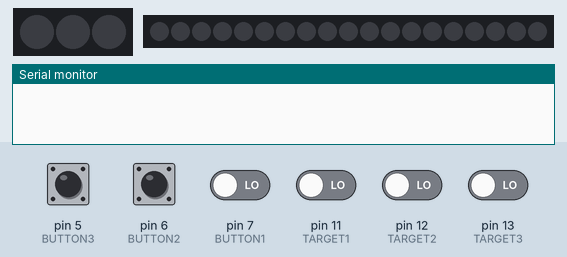
This sketch was run on a simulated Arduino Uno, built with avr-gcc and run on an emulated ATmega328P. Shown: 3 RGB LEDs in strip order, left to right, 19 RGB LEDs in strip order, left to right, the last lines printed to the serial monitor. The inputs (shaded band) are chosen by the test bench; at power-on: pin 5 (BUTTON3), pin 6 (BUTTON2), pin 7 (BUTTON1), pin 11 (TARGET1), pin 12 (TARGET2), pin 13 (TARGET3) LOW. Dim RGB values are drawn brighter than linear.

Above: at 1.2 s.
1.3 s: pin 11 (TARGET1) driven HIGH
At 1.45 s:
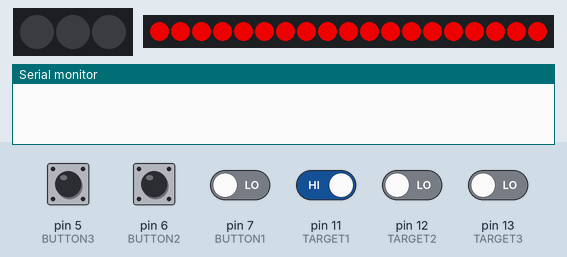
3.7 s: pin 7 (BUTTON1) driven HIGH
At 6.18 s:
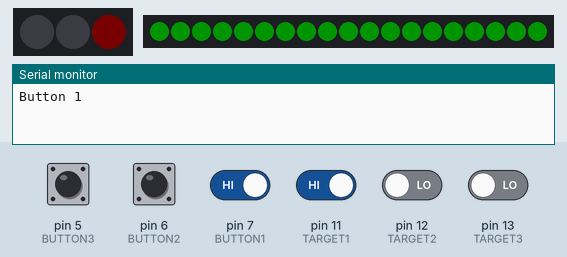
6.7 s: pin 12 (TARGET2) driven HIGH
At 7.95 s:
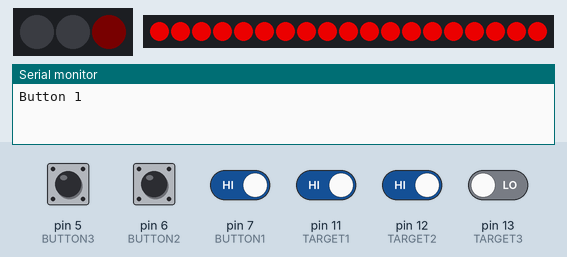
9.7 s: pin 6 (BUTTON2) pulled HIGH for 0.15 s
At 10.17 s:
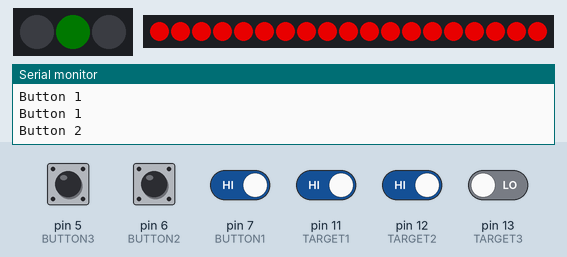
12.4 s: pin 13 (TARGET3) driven HIGH
15.1 s: pin 11 (TARGET1) driven LOW
At 18.15 s:
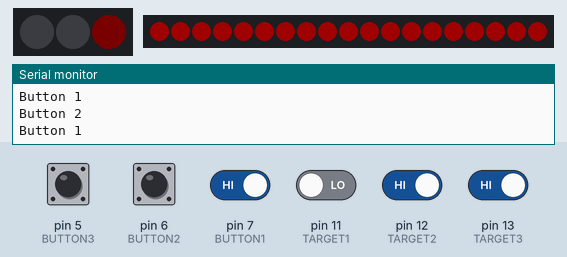
Timing chart, 0 to 18.9 s (numbered marks = the images above; inputs shaded):
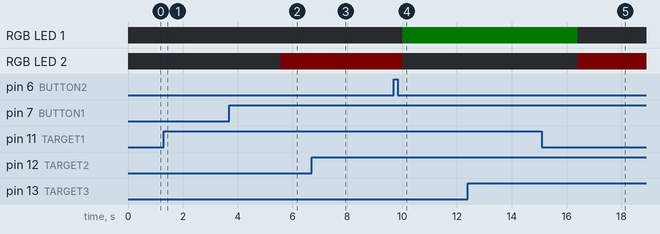

Measured:
- after the input at 1.3 s, the LEDs: change at once (image 1)
- after the input at 3.7 s, the LEDs: first differ from a run without the input after 1.9 s (image 2 shows a later state)
- after the input at 6.7 s, the LEDs: first differ from a run without the input after 1.1 s (image 3)

The sketch:

HUB-Target_V1.0.ino
```cpp
// HUB-Targeting System V1.1 Source Code
// Written by Andrew Montgomery, Edited by Thomas McClelland
#include <Adafruit_NeoPixel.h>

  // Which pin on the arduino is connected to the NeoPixels?
  // On a Trinket or Gemma we suggest changing this to 1:
  #define LED_PIN1 8
  #define LED_PIN2 9

  // How many NeoPixels are attached to the Arduino?
  #define LED_COUNT1 3
  #define LED_COUNT2 19

  #define TARGET1 11
  #define TARGET2 12
  #define TARGET3 13

  #define BUTTON1 7
  #define BUTTON2 6
  #define BUTTON3 5

  #define DIM 2

  // Declare our NeoPixel strip object:
  Adafruit_NeoPixel strip1(LED_COUNT1, LED_PIN1, NEO_GRB + NEO_KHZ800);
  Adafruit_NeoPixel strip2(LED_COUNT2, LED_PIN2, NEO_GRB + NEO_KHZ800);


  uint32_t correctCol = strip2.Color(0, 20, 0);

// Correct answer animation
void correctAni(){
  for(int i = 0; i < 10; i++){
    strip2.fill(correctCol, 9 - i, 1+(2*i));
    delay(50);
    strip2.show();
  }
  for(int i = 0; i < 4; i++){
    strip2.fill(correctCol);
    strip2.show();
    delay(200);
    strip2.clear();
    strip2.show();
    delay(200);
  }
}

// Incorrect answer animation
void wrongAni(){
  for(int i = 200; i > -1; i-= 2){
    strip2.fill(strip2.Color(i, 0, 0));
    strip2.show();
    delay(20);
  }
}
void setup(){
  pinMode(TARGET1, INPUT);
  pinMode(TARGET2, INPUT);
  pinMode(TARGET3, INPUT);
  pinMode(BUTTON1, INPUT);
  pinMode(BUTTON2, INPUT);
  pinMode(BUTTON3, INPUT);

  Serial.begin(9600);

  strip1.begin();
  strip1.show(); // Initialize all pixels to 'off'
  strip2.begin();
  strip2.show();
}

int correctAns;

void loop(){
  // Detects which answer is chosen by the control box
  if(digitalRead(BUTTON1) == HIGH){
    strip1.setPixelColor(2, DIM, 0, 0);
    strip1.setPixelColor(0, 0, 0, 0);
    strip1.setPixelColor(1, 0, 0, 0);
    strip1.show();
      Serial.println("Button 1");
    correctAns = 1;
  }
  if(digitalRead(BUTTON2) == HIGH){
    strip1.setPixelColor(1, 0, DIM, 0);
    strip1.setPixelColor(0, 0, 0, 0);
    strip1.setPixelColor(2, 0, 0, 0);
    strip1.show();
      Serial.println("Button 2");
    correctAns = 2;
  }
  if(digitalRead(BUTTON3) == HIGH){
    strip1.setPixelColor(0, 0, 0, DIM);
    strip1.setPixelColor(1, 0, 0, 0);
    strip1.setPixelColor(2, 0, 0, 0);
    strip1.show();
      Serial.println("Button 3");
    correctAns = 3;
  }
  // Checks to see if answer is correct or not
  if(digitalRead(TARGET1) == HIGH){
    if(correctAns == 1){
      correctAni();
    }else{
      wrongAni();
    }
  }
  if(digitalRead(TARGET2) == HIGH){
    if(correctAns == 2){
      correctAni();
    }else{
      wrongAni();
    }
  }
  if(digitalRead(TARGET3) == HIGH){
    if(correctAns == 3){
      correctAni();
    }else{
      wrongAni();
    }
  }
}
```
